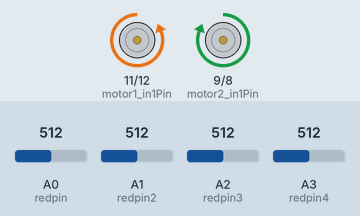
Simulated run of this sketch. Board: Arduino Uno, built with avr-gcc and run on an emulated ATmega328P. On the bench: motor-driver pin pairs drawn as motors (green arrow = first pin HIGH = forward, orange = second pin HIGH = backward, longer = more drive, scaled by the enable pin). Inputs (shaded band) come from the test bench; at power-on: A1 (redpin2) = 512, A2 (redpin3) = 512, A0 (redpin) = 512, A3 (redpin4) = 512. What the sketch prints to the serial monitor is not drawn.

Above: at 6.2 s.
6.3 s: A1 (redpin2) set to 543
At 7.0 s:
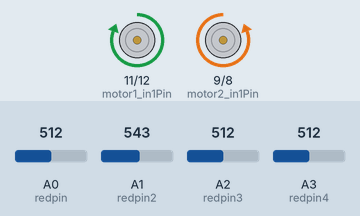
At 9.26 s:
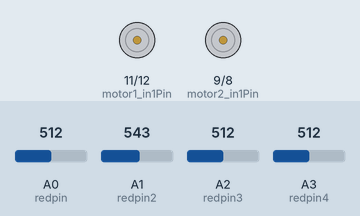
9.3 s: A2 (redpin3) set to 548
10.8 s: A0 (redpin) set to 750
12.3 s: A0 (redpin) set to 777
At 15.1 s:
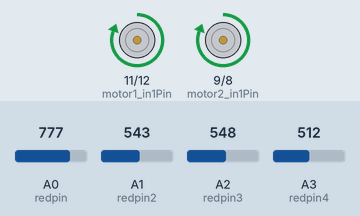
15.3 s: A0 (redpin) set to 716
At 16.2 s:
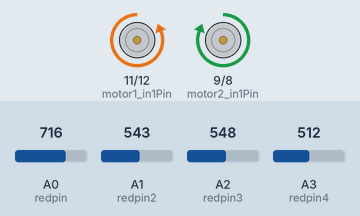
16.8 s: A1 (redpin2) set to 716
Timing chart, 0 to 27.1 s (numbered marks = the images above; inputs shaded):
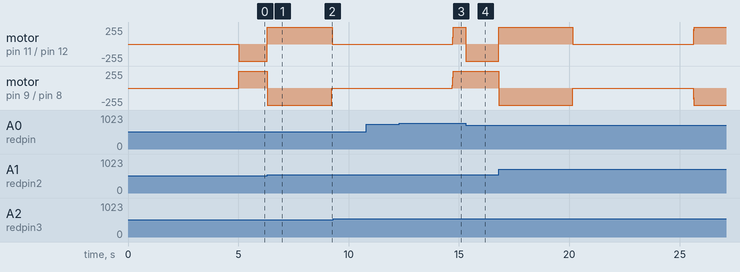

Measured:
- the behaviour switches between 529 and 530 on A1 (redpin2) (found by bisection; images 0 and 1)
- the behaviour switches between 760 and 761 on A0 (redpin) (found by bisection; images 2 and 3)
- after the input at 6.3 s, motor on pin 11 (motor1_in1Pin) / pin 12 (motor1_in2Pin): backward 255/255 → forward 255/255 at once, → stopped 2.9 s later; motor on pin 9 (motor2_in1Pin) / pin 8 (motor2_in2Pin): forward 255/255 → backward 255/255 at once, → stopped 2.9 s later
- after the input at 10.8 s, every drawn part: stays the same
- after the input at 15.3 s, motor on pin 11 (motor1_in1Pin) / pin 12 (motor1_in2Pin): forward 255/255 → backward 255/255 at once

The sketch:

robot_sonic_asservis.ino
```cpp
#include <SimpleTimer.h>

SimpleTimer timer;

const int motor1_enablePin = 3; //pwm
int motor1_in1Pin = 11;
int motor1_in2Pin = 12;

const int motor2_enablePin = 10; //pwm
int motor2_in1Pin = 9;
int motor2_in2Pin = 8;
int codeuse1=4;
int codeuse2=6;
unsigned int tick_1=0;
unsigned int tick_2=0;
int cmd1=0;
int cmd2=0;
const int frequence=50;
float consigne=30;
float kp1=250;
float kp2=250;// essayer : 100 ou 300
float ki1=2;
float ki2=2;
float kd1=600;
float kd2=600;
float somme_erreur = 0;
float delta_erreur=0;
float erreur_precedente=0;

int i;
int j;
int k;
int l;
int val;
int val2;
int val3;
int val4;
int redpin=0;
int redpin2=1;
int redpin3=2;
int redpin4=3;
int d;
int e;
int f;
int g;
int var;

int distanceFunction1(){
   i=analogRead(redpin);
    val=(6762/(i-9))-4;
  return val;
}
int distanceFunction2(){
   j=analogRead(redpin2);
    val2=(6762/(j-9))-4;
  return val2;
    }
int distanceFunction3(){
   k=analogRead(redpin3);
    val3=(6762/(k-9))-4;
  return val3;
}
int distanceFunction4(){
   l=analogRead(redpin4);
    val4=(6762/(l-9))-4;
  return val4;

}


int mouvement(int d, int e, int f,int g){

  if (d<5)
 {
     digitalWrite(motor1_in1Pin, HIGH);
     digitalWrite(motor1_in2Pin, LOW);
     digitalWrite(motor2_in1Pin, HIGH);
     digitalWrite(motor2_in2Pin, LOW);
 }
  else if (g<5){
     digitalWrite(motor1_in1Pin, HIGH);
     digitalWrite(motor1_in2Pin, LOW);
     digitalWrite(motor2_in1Pin, HIGH);
     digitalWrite(motor2_in2Pin, LOW);
 }
 else if (d<5 and g<5){
     digitalWrite(motor1_in1Pin, HIGH);
     digitalWrite(motor1_in2Pin, LOW);
     digitalWrite(motor2_in1Pin, HIGH);
     digitalWrite(motor2_in2Pin, LOW);
 }
 else{

   if (d<20)
     { if (f>e){
      digitalWrite(motor1_in1Pin, HIGH);
     digitalWrite(motor1_in2Pin, LOW);
     digitalWrite(motor2_in1Pin, LOW);
     digitalWrite(motor2_in2Pin, HIGH);
     }
     else{
     digitalWrite(motor1_in1Pin, LOW);
     digitalWrite(motor1_in2Pin, HIGH);
     digitalWrite(motor2_in1Pin, HIGH);
     digitalWrite(motor2_in2Pin, LOW);
     }

     }
    else if (g<20){

      if (f>e){

     digitalWrite(motor1_in1Pin, HIGH);
     digitalWrite(motor1_in2Pin, LOW);
     digitalWrite(motor2_in1Pin, LOW);
     digitalWrite(motor2_in2Pin, HIGH);
     }
     else{
      digitalWrite(motor1_in1Pin, LOW);
     digitalWrite(motor1_in2Pin, HIGH);
     digitalWrite(motor2_in1Pin, HIGH);
     digitalWrite(motor2_in2Pin, LOW);
     }

     }

     else
     {
     digitalWrite(motor1_in1Pin, LOW);
     digitalWrite(motor1_in2Pin, HIGH);
     digitalWrite(motor2_in1Pin, LOW);
     digitalWrite(motor2_in2Pin, HIGH);

 }


}
}
void compteur (){
  tick_1++;
  tick_2++;
 // Serial.println(tick_1);
  }

void asservissement1(){

  int frequence_codeuse=frequence*tick_1;
  float nb_tour_par_sec=frequence_codeuse/20;
  float erreur =consigne-nb_tour_par_sec;
  float delta_erreur = erreur-erreur_precedente;
  erreur_precedente = erreur;
  somme_erreur += erreur;


  cmd1=kp1*erreur+ki1*somme_erreur+kd1*delta_erreur;
  if (cmd1<0)cmd1=0;
  else if (cmd1>255)cmd1=255;
  analogWrite(motor1_enablePin,cmd1);
  //Serial.println(tick_1);
   // DEBUG

    Serial.print(nb_tour_par_sec,8);
   //Serial.print(" : ");
   // Serial.print(erreur,4);
   Serial.println();
    //*/
    tick_1=0;
}
void asservissement2(){

  int frequence_codeuse=frequence*tick_2;
  float nb_tour_par_sec=frequence_codeuse/20;
  float erreur =consigne-nb_tour_par_sec;
  float delta_erreur = erreur-erreur_precedente;
  erreur_precedente = erreur;
  somme_erreur += erreur;

  cmd2=kp2*erreur+ki2*somme_erreur+kd2*delta_erreur;
  if (cmd2<0)cmd2=0;
  else if (cmd2>255)cmd2=255;
  analogWrite(motor2_enablePin,cmd2);
  //Serial.println(tick_2);
   // DEBUG

    Serial.print(nb_tour_par_sec,8);
   // Serial.print(" : ");
   // Serial.print(erreur,4);
    Serial.println();
    //*/
    tick_2=0;
    }

void setup() {
  Serial.begin(115200);
  // set all the other pins you're using as outputs:
  pinMode(motor1_in1Pin, OUTPUT);
  pinMode(motor1_in2Pin, OUTPUT);
  pinMode(motor1_enablePin, OUTPUT);
  pinMode(motor2_in1Pin, OUTPUT);
  pinMode(motor2_in2Pin, OUTPUT);
  pinMode(motor2_enablePin, OUTPUT);


  analogWrite(motor1_enablePin,0);
  analogWrite(motor2_enablePin,0);


delay(5000);
attachInterrupt(codeuse1,compteur,RISING);
timer.setInterval(1000/frequence,asservissement1);
timer.setInterval(1000/frequence,asservissement2);

}

void loop() {
  timer.run();
  d=distanceFunction1();
  e=distanceFunction2();
  f=distanceFunction3();
  g=distanceFunction4();
 mouvement(d,e,f,g);

  delay(10);
}
```
